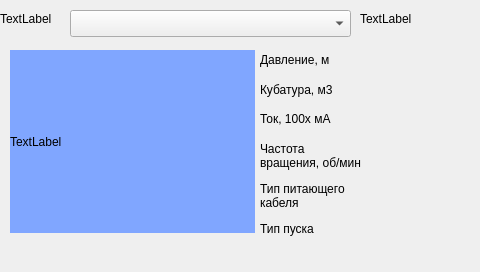
<?xml version="1.0" encoding="UTF-8"?>
<ui version="4.0">
 <class>DialogNasosParameter</class>
 <widget class="QDialog" name="DialogNasosParameter">
  <property name="geometry">
   <rect>
    <x>0</x>
    <y>0</y>
    <width>480</width>
    <height>272</height>
   </rect>
  </property>
  <property name="maximumSize">
   <size>
    <width>480</width>
    <height>272</height>
   </size>
  </property>
  <property name="windowTitle">
   <string>Dialog</string>
  </property>
  <property name="styleSheet">
   <string notr="true">background-image: url(none);</string>
  </property>
  <widget class="QComboBox" name="comboBox">
   <property name="geometry">
    <rect>
     <x>70</x>
     <y>10</y>
     <width>281</width>
     <height>27</height>
    </rect>
   </property>
   <property name="editable">
    <bool>false</bool>
   </property>
  </widget>
  <widget class="QLabel" name="label">
   <property name="geometry">
    <rect>
     <x>10</x>
     <y>50</y>
     <width>245</width>
     <height>183</height>
    </rect>
   </property>
   <property name="maximumSize">
    <size>
     <width>245</width>
     <height>183</height>
    </size>
   </property>
   <property name="styleSheet">
    <string notr="true">background-color: rgb(128, 166, 255);</string>
   </property>
   <property name="text">
    <string>TextLabel</string>
   </property>
  </widget>
  <widget class="QLabel" name="label_2">
   <property name="geometry">
    <rect>
     <x>260</x>
     <y>50</y>
     <width>91</width>
     <height>20</height>
    </rect>
   </property>
   <property name="text">
    <string>Давление, м</string>
   </property>
  </widget>
  <widget class="QLabel" name="label_3">
   <property name="geometry">
    <rect>
     <x>260</x>
     <y>80</y>
     <width>101</width>
     <height>20</height>
    </rect>
   </property>
   <property name="text">
    <string>Кубатура, м3</string>
   </property>
  </widget>
  <widget class="QLabel" name="label_4">
   <property name="geometry">
    <rect>
     <x>260</x>
     <y>110</y>
     <width>91</width>
     <height>17</height>
    </rect>
   </property>
   <property name="text">
    <string>Ток, 100х мА</string>
   </property>
  </widget>
  <widget class="QLabel" name="label_5">
   <property name="geometry">
    <rect>
     <x>260</x>
     <y>140</y>
     <width>131</width>
     <height>31</height>
    </rect>
   </property>
   <property name="text">
    <string>Частота
вращения, об/мин</string>
   </property>
  </widget>
  <widget class="QLabel" name="label_6">
   <property name="geometry">
    <rect>
     <x>260</x>
     <y>180</y>
     <width>121</width>
     <height>31</height>
    </rect>
   </property>
   <property name="text">
    <string>Тип питающего
кабеля</string>
   </property>
  </widget>
  <widget class="QLabel" name="label_7">
   <property name="geometry">
    <rect>
     <x>260</x>
     <y>220</y>
     <width>101</width>
     <height>17</height>
    </rect>
   </property>
   <property name="text">
    <string>Тип пуска</string>
   </property>
  </widget>
  <widget class="QLabel" name="label_8">
   <property name="geometry">
    <rect>
     <x>0</x>
     <y>10</y>
     <width>59</width>
     <height>17</height>
    </rect>
   </property>
   <property name="text">
    <string>TextLabel</string>
   </property>
  </widget>
  <widget class="QLabel" name="label_9">
   <property name="geometry">
    <rect>
     <x>360</x>
     <y>10</y>
     <width>101</width>
     <height>17</height>
    </rect>
   </property>
   <property name="text">
    <string>TextLabel</string>
   </property>
  </widget>
 </widget>
 <resources/>
 <connections/>
</ui>
